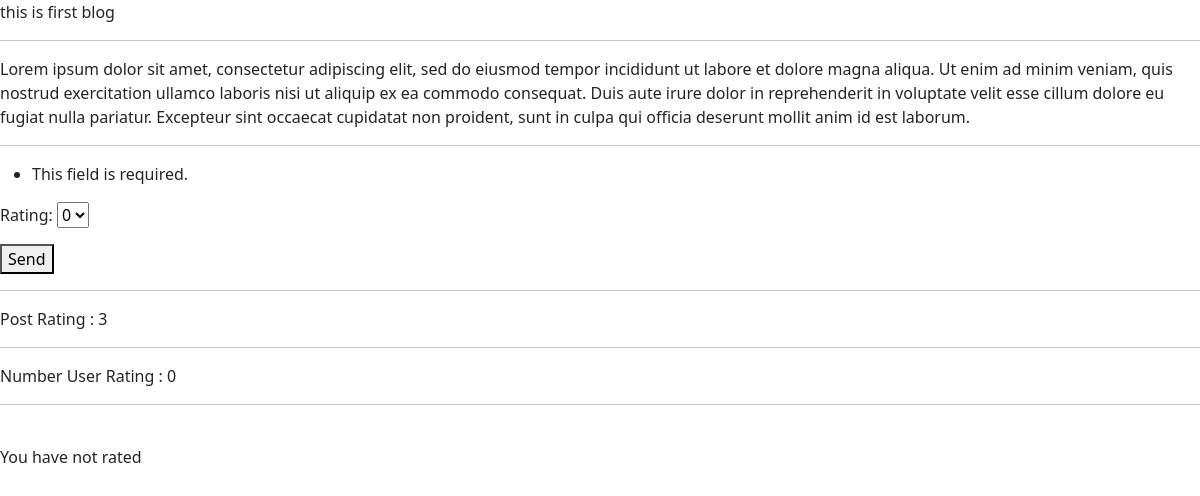
The app's page /blog/2021/12/6/first-blog/ (signed in) with its own data.
### blog/models.py (models this page shows, shortened)
class Post(models.Model):
    STATUS = (
        ("draft",'Draft'),
        ("published",'published')
    )
    RATING = (
        ("0",'0'),
        ("1",'1'),
        ("2",'2'),
        ("3",'3'),
        ("4",'4'),
        ("5",'5'),
    )
    slug = models.SlugField(max_length=250 , unique_for_date="publish" , blank=True)
    title = models.CharField(max_length=250)
    body = models.TextField()
    created = models.DateTimeField(auto_now_add=True)
    updated = models.DateTimeField(auto_now=True)
    publish = models.DateTimeField(default=timezone.now)
    status = models.CharField(max_length=10, choices=STATUS,default='draft')
    objects = models.Manager()
    published = PublishedManager()
    rating = models.CharField(max_length=10, choices=RATING,default='0')
    rating_user = models.ManyToManyField(User)

### blog/views.py (the view)
# urls.py: path("<int:year>/<int:month>/<int:day>/<slug:post>/",views.post_detail,name="post_detail"),
def post_detail(request,year,month,day,post):
    post = get_object_or_404(Post , slug = post ,status = "published", publish__year = year, publish__month = month , publish__day = day)
    form = Rating_Form()
    try:
        rating=Rating.objects.get(user__id=request.user.id,post__id=post.id)
        form = Rating_Form(request.POST,instance=rating)
        return render(request , 'blog/post/detail.html',{"post": post,'form':form})
    except Rating.DoesNotExist:
        if request.method == 'POST':
            form = Post_Form(request.POST)
        if form.is_valid:
            rating = Rating()
            rating.post = post
            rating.user=request.user
            rating.rating = form.cleaned_data['rating']
            rating.save()
    return render(request , 'blog/post/detail.html',{"post": post,'form':form})

### blog/form.py
class Rating_Form(forms.ModelForm):
    class Meta:
        model = Post
        fields = ['rating',]

### templates/blog/post/detail.html (shortened to what this page needs)
{% extends "blog/base.html" %}
{% block blockname %}
  {{post.title}}
  <hr>
  {{post.body}}
  <hr>
  <form method="POST">
     {{form.as_p}}
     <button type="submit">Send</button>
  </form>
  <hr>
  Post Rating : {{post.rating}}
  <hr>
  Number User Rating : {{post.user_rate.user|length}}
  <hr>
  <br>
  {% if request.id in post.rating_user.id %}
    Your Rating is {{post.rating}}
  {% else %}
    You have not rated
  {% endif %}
{% endblock blockname %}

### templates/blog/base.html (shortened to what this page needs)
<!DOCTYPE html>
<html lang="en">
<head>
<link href="https://cdn.jsdelivr.net/npm/bootstrap@5.1.3/dist/css/bootstrap.min.css" rel="stylesheet">
</head>
<body>
    {% block blockname %}
    {% endblock blockname %}
</body>
</html>

### records on screen
Post: title "this is first blog", body "Lorem ipsum dolor sit amet, consectetur adipiscing elit, sed do eiusmod tempor incididunt ut labore et dolore magna aliqua. Ut enim ad minim veniam, quis nostrud exercitation ullamco laboris nisi ut aliquip ex ea commodo consequat. Duis aute irure dolor in reprehenderit in voluptate velit esse cillum dolore eu fugiat nulla pariatur. Excepteur sint occaecat cupidatat non proident, sunt in culpa qui officia deserunt mollit anim id est laborum.", rating "3"

### other values on screen
{{ post.user_rate.user|length }} "0"
